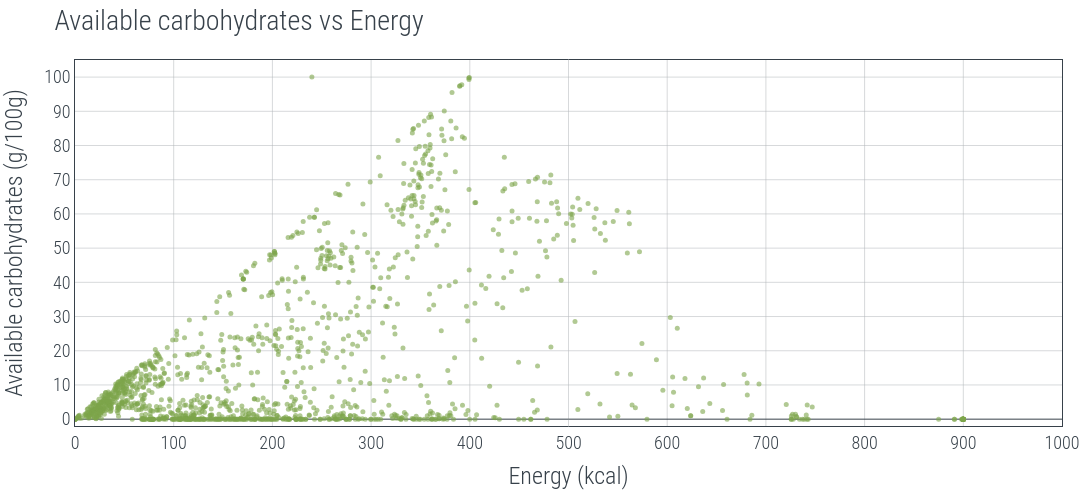

Source (notebook cell):
### Code cell
# Find the correct column paths first
fig = go.Figure(
    data=go.Scatter(
        x=Danish["Energy (kcal)"],
        y=Danish["Available carbohydrates"],
        mode="markers",
        marker=dict(
            size=5, opacity=0.6, color=color_from_rgb(rgb.tue_green), line=dict(width=0)
        ),
        text=Danish.iloc[:, 1],
        hovertemplate="<b>%{text}</b><br>"
        + "Energy: %{x:.1f} kcal<br>"
        + "Carbs: %{y:.1f} g/100g<br>"
        + "<extra></extra>",
    ),
)

fig.update_layout(
    title="Available carbohydrates vs Energy",
    xaxis_title="Energy (kcal)",
    yaxis_title="Available carbohydrates (g/100g)",
    template=custom_template,
    xaxis=dict(dtick=100, range=[0, 1000]),
    yaxis=dict(dtick=10, range=[-2, 105]),
    showlegend=False,
    width=plotly_width,
    height=plotly_height,
)

fig.show()

### Figure 1 — Plotly figure (JSON) as saved in the notebook; plotly's stock layout.template omitted (floating-point values rounded to 4 significant figures; data arrays with more than 128 entries replaced by an {"elided": "..."} marker saying what was removed)
{"data": [{"hovertemplate": "<b>%{text}</b><br>Energy: %{x:.1f} kcal<br>Carbs: %{y:.1f} g/100g<br><extra></extra>", "marker": {"color": "rgb(125, 165, 75)", "line": {"width": 0}, "opacity": 0.6, "size": 5}, "mode": "markers", "text": {"elided": "1370 str values"}, "type": "scatter", "x": {"elided": "1370 float values"}, "y": {"elided": "1370 float values"}}], "layout": {"height": 496, "showlegend": false, "title": {"text": "Available carbohydrates vs Energy"}, "width": 1102, "xaxis": {"dtick": 100, "range": [0, 1000], "title": {"text": "Energy (kcal)"}}, "yaxis": {"dtick": 10, "range": [-2, 105], "title": {"text": "Available carbohydrates (g/100g)"}}}}
